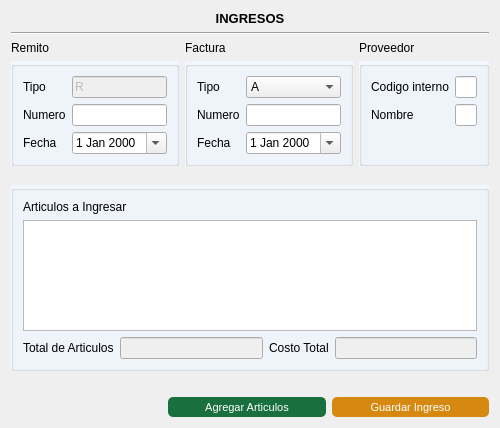
<?xml version="1.0" encoding="UTF-8"?>
<ui version="4.0">
 <class>Form</class>
 <widget class="QWidget" name="Form">
  <property name="geometry">
   <rect>
    <x>0</x>
    <y>0</y>
    <width>466</width>
    <height>428</height>
   </rect>
  </property>
  <property name="sizePolicy">
   <sizepolicy hsizetype="Expanding" vsizetype="Preferred">
    <horstretch>0</horstretch>
    <verstretch>0</verstretch>
   </sizepolicy>
  </property>
  <property name="windowTitle">
   <string>Form</string>
  </property>
  <property name="autoFillBackground">
   <bool>false</bool>
  </property>
  <layout class="QGridLayout" name="gridLayout_2">
   <item row="0" column="0">
    <layout class="QGridLayout" name="gridLayout_6" rowstretch="2,2,2,2,2,2,2,2,2,82,2,2,0">
     <item row="0" column="0" rowspan="2" colspan="3">
      <widget class="QLabel" name="label">
       <property name="font">
        <font>
         <family>MS Shell Dlg 2</family>
         <pointsize>10</pointsize>
         <weight>75</weight>
         <bold>true</bold>
         <underline>false</underline>
         <strikeout>false</strikeout>
         <stylestrategy>PreferDefault</stylestrategy>
         <kerning>true</kerning>
        </font>
       </property>
       <property name="text">
        <string>INGRESOS</string>
       </property>
       <property name="alignment">
        <set>Qt::AlignCenter</set>
       </property>
      </widget>
     </item>
     <item row="11" column="0" colspan="3">
      <spacer name="horizontalSpacer_2">
       <property name="orientation">
        <enum>Qt::Horizontal</enum>
       </property>
       <property name="sizeHint" stdset="0">
        <size>
         <width>40</width>
         <height>20</height>
        </size>
       </property>
      </spacer>
     </item>
     <item row="12" column="0" colspan="3">
      <layout class="QHBoxLayout" name="Botones">
       <item>
        <spacer name="horizontalSpacer">
         <property name="orientation">
          <enum>Qt::Horizontal</enum>
         </property>
         <property name="sizeHint" stdset="0">
          <size>
           <width>40</width>
           <height>20</height>
          </size>
         </property>
        </spacer>
       </item>
       <item>
        <widget class="QPushButton" name="btn_agregar_art">
         <property name="sizePolicy">
          <sizepolicy hsizetype="Expanding" vsizetype="Expanding">
           <horstretch>0</horstretch>
           <verstretch>0</verstretch>
          </sizepolicy>
         </property>
         <property name="maximumSize">
          <size>
           <width>16777215</width>
           <height>40</height>
          </size>
         </property>
         <property name="styleSheet">
          <string notr="true">#btn_agregar_art{
	background-color: #196F3D;
	color: #ffffff;
	font-family: 'Ariall';
	font-size: 11px;
	border-radius: 5px;
	}

#btn_agregar_art:hover{
	background-color: #04B431;
	}</string>
         </property>
         <property name="text">
          <string>Agregar Articulos</string>
         </property>
         <property name="icon">
          <iconset>
           <normaloff>../ico/insert_to_shopping_cart.ico</normaloff>../ico/insert_to_shopping_cart.ico</iconset>
         </property>
         <property name="iconSize">
          <size>
           <width>40</width>
           <height>40</height>
          </size>
         </property>
        </widget>
       </item>
       <item>
        <widget class="QPushButton" name="btn_guardar">
         <property name="sizePolicy">
          <sizepolicy hsizetype="Expanding" vsizetype="Expanding">
           <horstretch>0</horstretch>
           <verstretch>0</verstretch>
          </sizepolicy>
         </property>
         <property name="maximumSize">
          <size>
           <width>16777215</width>
           <height>40</height>
          </size>
         </property>
         <property name="styleSheet">
          <string notr="true">#btn_guardar{
	background-color: #D68910  ;
	color: #ffffff;
	font-family: 'Ariall';
	font-size: 11px;
	border-radius: 5px;
	}

#btn_guardar:hover{
	background-color: #F1C40F ;
	}</string>
         </property>
         <property name="text">
          <string>Guardar Ingreso</string>
         </property>
         <property name="icon">
          <iconset>
           <normaloff>../ico/save.ico</normaloff>../ico/save.ico</iconset>
         </property>
         <property name="iconSize">
          <size>
           <width>40</width>
           <height>40</height>
          </size>
         </property>
        </widget>
       </item>
      </layout>
     </item>
     <item row="9" column="0" rowspan="2" colspan="3">
      <widget class="QGroupBox" name="group_tabla">
       <property name="styleSheet">
        <string notr="true">#group_tabla{
	background-color: #F2F6FD;
	}</string>
       </property>
       <property name="title">
        <string/>
       </property>
       <layout class="QGridLayout" name="gridLayout" rowstretch="10,800,0,0">
        <item row="1" column="0" rowspan="2">
         <widget class="QTableView" name="tbl_ingresos">
          <attribute name="horizontalHeaderStretchLastSection">
           <bool>true</bool>
          </attribute>
         </widget>
        </item>
        <item row="3" column="0">
         <layout class="QHBoxLayout" name="Totales">
          <item>
           <widget class="QLabel" name="label_total_cant">
            <property name="text">
             <string>Total de Articulos</string>
            </property>
           </widget>
          </item>
          <item>
           <widget class="QLineEdit" name="tot_cant">
            <property name="enabled">
             <bool>false</bool>
            </property>
           </widget>
          </item>
          <item>
           <widget class="QLabel" name="label_total_costo">
            <property name="text">
             <string>Costo Total</string>
            </property>
           </widget>
          </item>
          <item>
           <widget class="QLineEdit" name="tot_cost">
            <property name="enabled">
             <bool>false</bool>
            </property>
           </widget>
          </item>
         </layout>
        </item>
        <item row="0" column="0">
         <widget class="QLabel" name="label_6">
          <property name="text">
           <string>Articulos a Ingresar</string>
          </property>
         </widget>
        </item>
       </layout>
      </widget>
     </item>
     <item row="4" column="1" rowspan="2">
      <widget class="QGroupBox" name="group_factura">
       <property name="sizePolicy">
        <sizepolicy hsizetype="Expanding" vsizetype="Expanding">
         <horstretch>0</horstretch>
         <verstretch>0</verstretch>
        </sizepolicy>
       </property>
       <property name="styleSheet">
        <string notr="true">#group_factura{
	background-color: #F2F6FD;
	}</string>
       </property>
       <property name="title">
        <string/>
       </property>
       <layout class="QFormLayout" name="formLayout">
        <property name="formAlignment">
         <set>Qt::AlignLeading|Qt::AlignLeft|Qt::AlignTop</set>
        </property>
        <item row="2" column="0">
         <widget class="QLabel" name="label_tipo">
          <property name="text">
           <string>Tipo</string>
          </property>
         </widget>
        </item>
        <item row="2" column="1">
         <widget class="QComboBox" name="fact_tipo">
          <item>
           <property name="text">
            <string>A</string>
           </property>
          </item>
          <item>
           <property name="text">
            <string>B</string>
           </property>
          </item>
          <item>
           <property name="text">
            <string>C</string>
           </property>
          </item>
         </widget>
        </item>
        <item row="3" column="0">
         <widget class="QLabel" name="label_numero">
          <property name="text">
           <string>Numero</string>
          </property>
         </widget>
        </item>
        <item row="3" column="1">
         <widget class="QLineEdit" name="fact_numero"/>
        </item>
        <item row="4" column="0">
         <widget class="QLabel" name="label_fecha">
          <property name="text">
           <string>Fecha</string>
          </property>
         </widget>
        </item>
        <item row="4" column="1">
         <widget class="QDateEdit" name="fact_fecha">
          <property name="calendarPopup">
           <bool>true</bool>
          </property>
         </widget>
        </item>
       </layout>
      </widget>
     </item>
     <item row="4" column="2" rowspan="2">
      <widget class="QGroupBox" name="group_proveedor">
       <property name="sizePolicy">
        <sizepolicy hsizetype="Preferred" vsizetype="Expanding">
         <horstretch>0</horstretch>
         <verstretch>0</verstretch>
        </sizepolicy>
       </property>
       <property name="styleSheet">
        <string notr="true">#group_proveedor{
	background-color: #F2F6FD;
	}</string>
       </property>
       <property name="title">
        <string/>
       </property>
       <layout class="QFormLayout" name="formLayout_2">
        <item row="2" column="0">
         <widget class="QLabel" name="label_codigo">
          <property name="text">
           <string>Codigo interno</string>
          </property>
         </widget>
        </item>
        <item row="2" column="1">
         <widget class="QLineEdit" name="prov_id"/>
        </item>
        <item row="3" column="0">
         <widget class="QLabel" name="label_nombre_2">
          <property name="text">
           <string>Nombre</string>
          </property>
         </widget>
        </item>
        <item row="3" column="1">
         <widget class="QLineEdit" name="prov_nombre"/>
        </item>
       </layout>
      </widget>
     </item>
     <item row="4" column="0" rowspan="2">
      <widget class="QGroupBox" name="group_remito">
       <property name="sizePolicy">
        <sizepolicy hsizetype="Expanding" vsizetype="Expanding">
         <horstretch>0</horstretch>
         <verstretch>0</verstretch>
        </sizepolicy>
       </property>
       <property name="styleSheet">
        <string notr="true">#group_remito{
	background-color: #F2F6FD;
	}</string>
       </property>
       <property name="title">
        <string/>
       </property>
       <layout class="QFormLayout" name="formLayout_4">
        <item row="1" column="0">
         <widget class="QLabel" name="label_tipo_2">
          <property name="text">
           <string>Tipo</string>
          </property>
         </widget>
        </item>
        <item row="1" column="1">
         <widget class="QLineEdit" name="rem_tipo">
          <property name="enabled">
           <bool>false</bool>
          </property>
          <property name="text">
           <string>R</string>
          </property>
         </widget>
        </item>
        <item row="2" column="0">
         <widget class="QLabel" name="label_numero_2">
          <property name="text">
           <string>Numero</string>
          </property>
         </widget>
        </item>
        <item row="2" column="1">
         <widget class="QLineEdit" name="rem_numero"/>
        </item>
        <item row="3" column="0">
         <widget class="QLabel" name="label_fecha_2">
          <property name="text">
           <string>Fecha</string>
          </property>
         </widget>
        </item>
        <item row="3" column="1">
         <widget class="QDateEdit" name="rem_fecha">
          <property name="calendarPopup">
           <bool>true</bool>
          </property>
         </widget>
        </item>
       </layout>
      </widget>
     </item>
     <item row="6" column="0" rowspan="3" colspan="3">
      <spacer name="horizontalSpacer_3">
       <property name="orientation">
        <enum>Qt::Horizontal</enum>
       </property>
       <property name="sizeHint" stdset="0">
        <size>
         <width>10</width>
         <height>10</height>
        </size>
       </property>
      </spacer>
     </item>
     <item row="3" column="2">
      <widget class="QLabel" name="label_4">
       <property name="font">
        <font>
         <weight>50</weight>
         <bold>false</bold>
        </font>
       </property>
       <property name="text">
        <string>Proveedor</string>
       </property>
      </widget>
     </item>
     <item row="3" column="0">
      <widget class="QLabel" name="label_2">
       <property name="sizePolicy">
        <sizepolicy hsizetype="Expanding" vsizetype="Expanding">
         <horstretch>0</horstretch>
         <verstretch>0</verstretch>
        </sizepolicy>
       </property>
       <property name="font">
        <font>
         <weight>50</weight>
         <bold>false</bold>
        </font>
       </property>
       <property name="text">
        <string>Remito</string>
       </property>
      </widget>
     </item>
     <item row="3" column="1">
      <widget class="QLabel" name="label_3">
       <property name="sizePolicy">
        <sizepolicy hsizetype="Expanding" vsizetype="Expanding">
         <horstretch>0</horstretch>
         <verstretch>0</verstretch>
        </sizepolicy>
       </property>
       <property name="font">
        <font>
         <weight>50</weight>
         <bold>false</bold>
        </font>
       </property>
       <property name="text">
        <string>Factura</string>
       </property>
      </widget>
     </item>
     <item row="2" column="0" colspan="3">
      <widget class="Line" name="line">
       <property name="orientation">
        <enum>Qt::Horizontal</enum>
       </property>
      </widget>
     </item>
    </layout>
   </item>
  </layout>
 </widget>
 <tabstops>
  <tabstop>rem_tipo</tabstop>
  <tabstop>rem_numero</tabstop>
  <tabstop>rem_fecha</tabstop>
  <tabstop>fact_tipo</tabstop>
  <tabstop>fact_numero</tabstop>
  <tabstop>fact_fecha</tabstop>
  <tabstop>prov_id</tabstop>
  <tabstop>prov_nombre</tabstop>
  <tabstop>tot_cant</tabstop>
  <tabstop>tot_cost</tabstop>
  <tabstop>btn_agregar_art</tabstop>
  <tabstop>btn_guardar</tabstop>
 </tabstops>
 <resources/>
 <connections/>
</ui>
